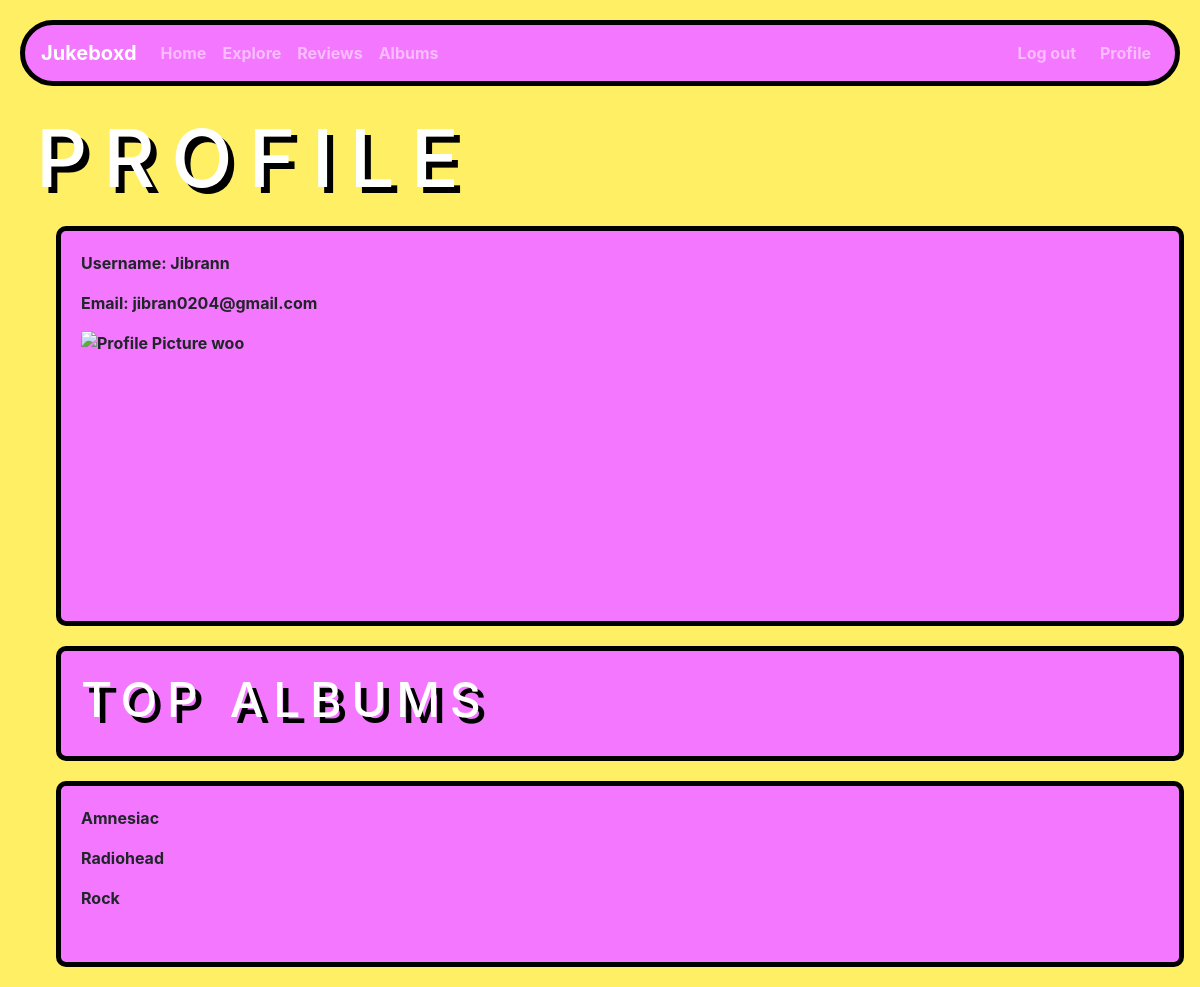
The page /profile (signed in) on the database its author committed.
### app/models.py (models this page shows)
class User(UserMixin, db.Model):
    id = db.Column(db.Integer, primary_key=True)
    username = db.Column(db.String(50), index=True)
    password = db.Column(db.String(50), index=True)
    email = db.Column(db.String(50), index=True)
    profile_photo = db.Column(db.String(100), index=True)

class Albums(db.Model):
    id = db.Column(db.Integer, primary_key=True)
    title = db.Column(db.String(50), index=True)
    artist = db.Column(db.String(50), index=True)
    genre = db.Column(db.String(50), index=True)

### app/views.py (the view)
@app.route('/profile')
@login_required
def profile():
    user = models.User.query.filter_by(username=current_user.username).first()
    username = current_user.username
    user_reviews = models.Review.query.filter_by(username=username).all()
    sorted_reviews = sorted(user_reviews, key=attrgetter('rating'), reverse=True)
    top_reviews = [sorted_reviews[:3]]
    num_valid_reviews = len(top_reviews)
    top_albums = []
    for i in range(num_valid_reviews):
        top_albums.append(top_reviews[0][i].album)
    print(top_albums)
    top_albums2 = []
    for i in range(num_valid_reviews):
        top_albums2.append(models.Albums.query.filter_by(title=top_albums[i]).first())
    return render_template("profile.html", title="Profile", user = user, top_albums= top_albums2)

### app/__init__.py (called while the page is built)
@login_manager.user_loader
def load_user(user_id):
    return User.query.get(int(user_id))

### app/templates/profile.html (shortened to what this page needs)
{% extends "base.html" %}
{% block content %}
<h1 class="px-3">Profile</h1>
<div class="px-3">
  <div class="data-panel2">
    <p>Username: {{user.username}}</p>
    <p>Email: {{user.email}}</p>
    <img src="{{user.profile_picture}}" alt="Profile Picture woo" width="200" height="200">
  </div>
  <div class="data-panel2">
    <h3>Top Albums</h3>
  </div>
  {% if top_albums %}
  {% for album in top_albums %}
  <div class="data-panel2">
    <p>{{album.title}}</p>
    <p>{{album.artist}}</p>
    <p>{{album.genre}}</p>
  </div>
  {% endfor %}
  {% else %}
  <p>No albums yet!</p>
  {% endif %}
{% endblock %}

### app/static/style.css (style rules this page uses)
body { background-color: #FFEF64; margin-top: 20px; padding-left: 20px; padding-right: 20px; font-family: 'Inter', sans-serif; font-weight: bold; }
h1 { font-size: 5rem; color: white; text-transform: uppercase; font-family: 'Inter', sans-serif; letter-spacing: 0.2em; text-shadow: 6px 6px 0px #000000; }
h3 { font-size: 3rem; color: white; text-transform: uppercase; font-family: 'Inter', sans-serif; letter-spacing: 0.2em; text-shadow: 6px 6px 0px #000000; }
img { width: 25%; height: auto; }
.data-panel2 { background-color: #F478FF; border: 5px solid black; border-radius: 10px; padding: 20px; margin: 20px; position: relative; display: flex; flex-direction: column; align-items: stretch; width: 100%; }

### rows shown on the page
User: username "Jibrann", email "jibran0204@gmail.com"
Albums: title "Amnesiac", artist "Radiohead", genre "Rock"
